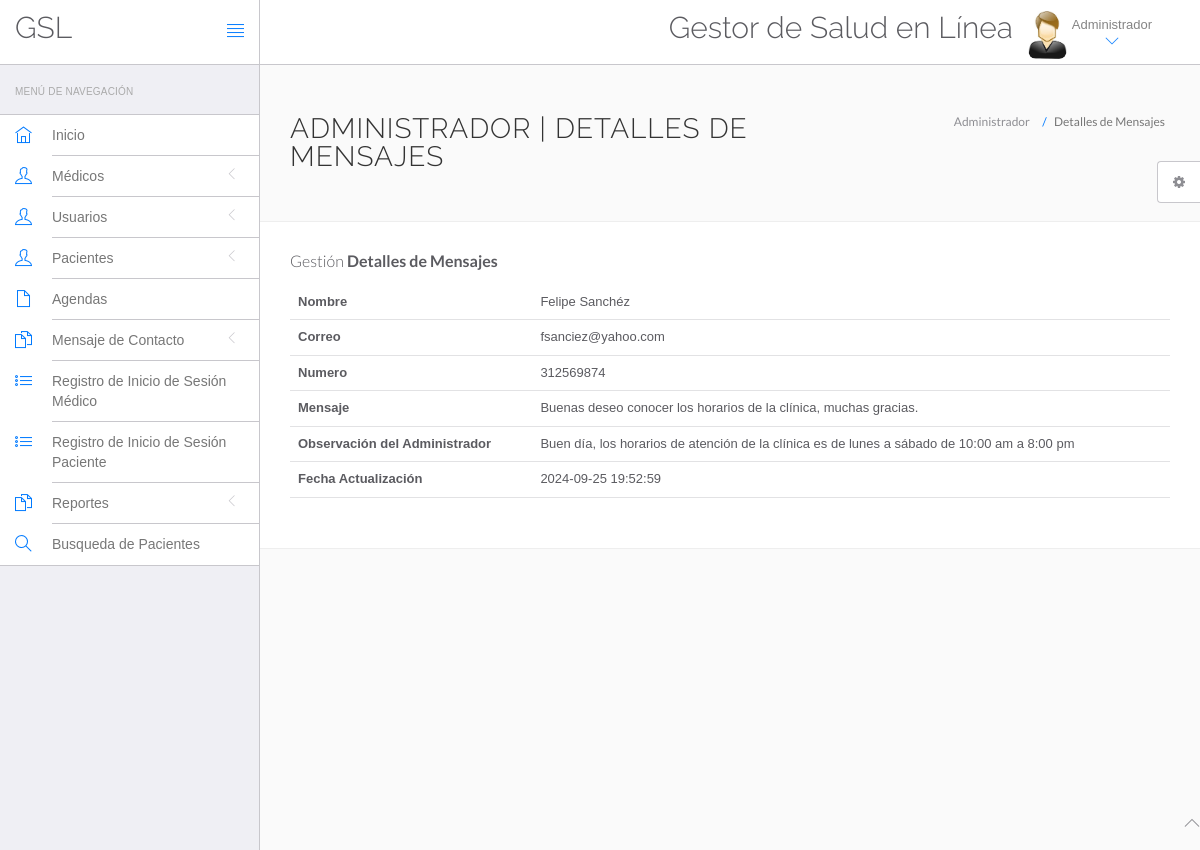
The app's page /hms/admin/query-details.php?id=4 (signed in) with its own data.
### tables this page shows
CREATE TABLE `tblcontactus` (
  `id` int(11) NOT NULL,
  `fullname` varchar(255) DEFAULT NULL,
  `email` varchar(255) DEFAULT NULL,
  `contactno` bigint(12) DEFAULT NULL,
  `message` mediumtext DEFAULT NULL,
  `PostingDate` timestamp NULL DEFAULT current_timestamp(),
  `AdminRemark` mediumtext DEFAULT NULL,
  `LastupdationDate` timestamp NULL DEFAULT NULL ON UPDATE current_timestamp(),
  `IsRead` int(11) DEFAULT NULL
);

### hms/admin/query-details.php (the view, shortened to what this page needs)
<?php
include('include/config.php');
?>
<!DOCTYPE html>
<html lang="en">
<head>
    <link rel="stylesheet" href="vendor/bootstrap/css/bootstrap.min.css">
    <link rel="stylesheet" href="vendor/fontawesome/css/font-awesome.min.css">
    <link rel="stylesheet" href="vendor/themify-icons/themify-icons.min.css">
    <link href="vendor/animate.css/animate.min.css" rel="stylesheet" media="screen">
    <link href="vendor/perfect-scrollbar/perfect-scrollbar.min.css" rel="stylesheet" media="screen">
    <link href="vendor/switchery/switchery.min.css" rel="stylesheet" media="screen">
    <link href="vendor/bootstrap-touchspin/jquery.bootstrap-touchspin.min.css" rel="stylesheet" media="screen">
    <link href="vendor/select2/select2.min.css" rel="stylesheet" media="screen">
    <link href="vendor/bootstrap-datepicker/bootstrap-datepicker3.standalone.min.css" rel="stylesheet" media="screen">
    <link href="vendor/bootstrap-timepicker/bootstrap-timepicker.min.css" rel="stylesheet" media="screen">
    <link rel="stylesheet" href="assets/css/styles.css">
    <link rel="stylesheet" href="assets/css/plugins.css">
    <link rel="stylesheet" href="assets/css/themes/theme-1.css" id="skin_color" />
</head>
<body>
    <div id="app">
        <?php include('include/sidebar.php');?>
        <div class="app-content">
            <?php include('include/header.php');?>
            <div class="main-content">
                <div class="wrap-content container" id="container">
                    <section id="page-title">
                        <div class="row">
                            <div class="col-sm-8">
                                <h1 class="mainTitle">Administrador | Detalles de Mensajes</h1>
                            </div>
                            <ol class="breadcrumb">
                                <li>
                                    <span>Administrador</span>
                                </li>
                                <li class="active">
                                    <span>Detalles de Mensajes</span>
                                </li>
                            </ol>
                        </div>
                    </section>
                    <div class="container-fluid container-fullw bg-white">
                        <div class="row">
                            <div class="col-md-12">
                                <h5 class="over-title margin-bottom-15">Gestión <span class="text-bold">Detalles de
                                        Mensajes</span></h5>
                                <table class="table table-hover" id="sample-table-1">
                                    <tbody>
                                        <?php
$qid=intval($_GET['id']);
$sql=mysqli_query($con,"select * from tblcontactus where id='$qid'");
while($row=mysqli_fetch_array($sql))
{
?>
                                        <tr>
                                            <th>Nombre</th>
                                            <td><?php echo $row['fullname'];?></td>
                                        </tr>
                                        <tr>
                                            <th>Correo</th>
                                            <td><?php echo $row['email'];?></td>
                                        </tr>
                                        <tr>
                                            <th>Numero</th>
                                            <td><?php echo $row['contactno'];?></td>
                                        </tr>
                                        <tr>
                                            <th>Mensaje</th>
                                            <td><?php echo $row['message'];?></td>
                                        </tr>
                                        <?php if($row['AdminRemark']==""){?>
                                        <form name="query" method="post">
                                            <tr>
                                                <th>Observación del Administrador</th>
                                                <td><textarea name="adminremark" class="form-control"
                                                        required="true"></textarea></td>
                                            </tr>
                                            <tr>
                                                <td>&nbsp;</td>
                                                <td>
                                                    <button type="submit" class="btn btn-primary pull-left"
                                                        name="update">
                                                        Actualizar <i class="fa fa-arrow-circle-right"></i>
                                                    </button>
                                                </td>
                                            </tr>
                                        </form>
                                        <?php } else {?>
                                        <tr>
                                            <th>Observación del Administrador</th>
                                            <td><?php echo $row['AdminRemark'];?></td>
                                        </tr>
                                        <tr>
                                            <th>Fecha Actualización</th>
                                            <td><?php echo $row['LastupdationDate'];?></td>
                                        </tr>
                                        <?php
											 }} ?>
                                    </tbody>
                                </table>
                            </div>
                        </div>
                    </div>
                </div>
            </div>
        </div>
    </div>
    <?php include('include/footer.php');?>
    <?php include('include/setting.php');?>
</body>
</html>

### hms/admin/assets/css/themes/theme-1.css (style rules this page uses)
body { background: #FAFAFA; }

### records on screen
tblcontactus: fullname "Felipe Sanchéz", email "fsanciez@yahoo.com", contactno "312569874", message "Buenas deseo conocer los horarios de la clínica, muchas gracias.", AdminRemark "Buen día, los horarios de atención de la clínica es de lunes a sábado de 10:00 am a 8:00 pm", LastupdationDate "2024-09-25 19:52:59"
